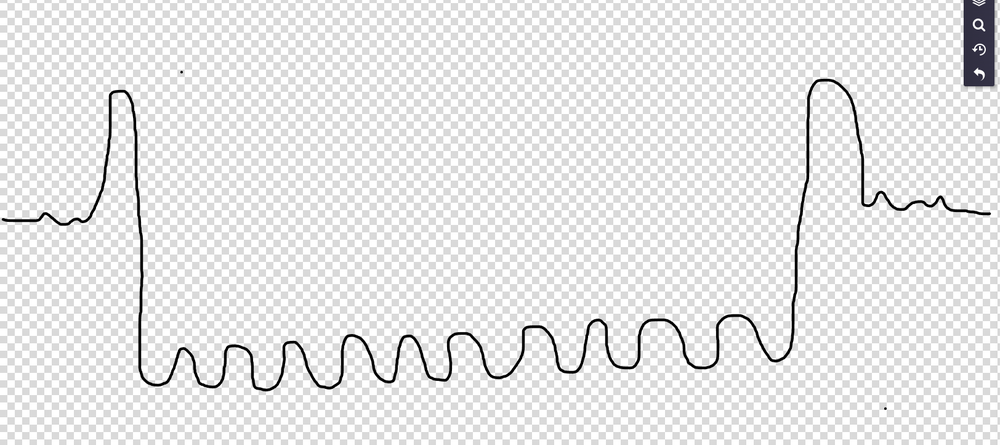
//> input picture machine_learning/opencv_training/nuclear/gamma_released_nutron_activated.png, 1000 x 445 px, shrunk from 1624 x 722 before the run
$ ./main_trial_11 nuclear/gamma_released_nutron_activated.png   (built with g++ and OpenCV 4)
//> lines starting //> are read from the running program, lines starting //| are printed output that depends on the picture; after the words box and inside, x2 and y2 are one past the last pixel; in counts of white or black regions, pixels touching at a corner belong together
#include <opencv2/opencv.hpp>
#include <opencv2/highgui.hpp>
#include <opencv2/imgproc.hpp>
#include <opencv2/highgui/highgui_c.h>
// #include <opencv2/imgcodecs.hpp>

#include <iostream>

// #include <onnxruntime_cxx_api.h>

/*
 * cmake -DCMAKE_BUILD_TYPE=DEBUG ..
 * g++ main.cpp -o output -std=c++11 `pkg-config --cflags --libs opencv4`
 * pkg-config --modversion opencv4
 * https://docs.opencv.org/4.x/index.html
 *
 * opencv version 4.10.0
 * https://www.youtube.com/watch?v=KecMlLUuiE4&list=PL1m2M8LQlzfKtkKq2lK5xko4X-8EZzFPI&index=2
 *
 *
 * OpenCV 4.10 documentation.
 * https://docs.opencv.org/4.x/db/d28/tutorial_cascade_classifier.html
 *
 * Nuclear Fuel Rods
 * https://www.google.com/search?sca_esv=bcfcdd4518f8cd40&q=nuclear+fuel+rod+diagram&udm=2&fbs=AEQNm0Aa4sjWe7Rqy32pFwRj0UkWd8nbOJfsBGGB5IQQO6L3J7pRxUp2pI1mXV9fBsfh39JqJxzRlphkmT2MeVSzs3MQCUNkeUaVjRp3Bu8J5s0UhhW9p8XBQ4OgSxaZFuzMRIHm1YH1fcYQUvvrISxlCv9Km7C6ufW8zILU3_5Nhj-Vo4qKzb5wi7QUQvpxDIQTbaNzipXoYS-g5hS9YBSIbVVrGMsj-g&sa=X&ved=2ahUKEwjR_-jHnL-KAxVZCTQIHRpMBKQQtKgLegQIGRAB&biw=1605&bih=770&dpr=1#vhid=gI6KOEJ1Xt8XHM&vssid=mosaic
 */

int main( int argc, char** argv )
{
   std::cout << "Number of arguments: " << argc << std::endl;

   if( argc != 2 )
   {
      std::cout <<  "Please enter image file .. " << std::endl ;
      return -1;
   }

   cv::Mat my_image = cv::imread(argv[1]);
//> my_image is the input picture: 445 rows x 1000 cols, CV_8UC3; mean B, G, R 231.1, 231, 231
   cv::namedWindow("Windows", 0);
   cv::imshow("Windows", my_image);
   cv::waitKey( 0 );

   {
      cv::Mat fuelrod_image = cv::imread( "./nuclear/gamma_released_nutron_activated.png");
      cv::Mat plenum_leftImage  = cv::imread("./nuclear/plenum_left.png");
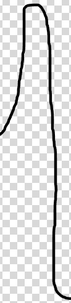
//> input picture machine_learning/opencv_training/nuclear/plenum_left.png, 71 x 303 px, shrunk from 115 x 492 before the run
//> plenum_leftImage is the input picture: 303 rows x 71 cols, CV_8UC3; min 0, max 255, mean 221.7

      cv::Mat result_leftMatrix;
      cv::matchTemplate( fuelrod_image,
                        plenum_leftImage,
                        result_leftMatrix,
                        cv::TM_CCOEFF_NORMED);
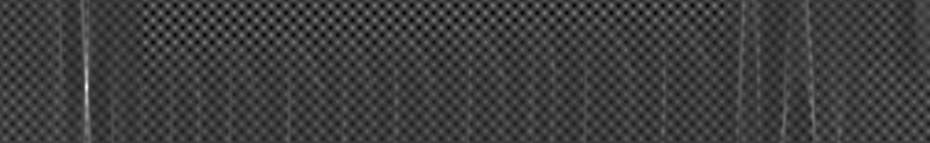
//> result_leftMatrix: 143 rows x 930 cols, CV_32FC1; min -0.32, max 0.985, mean -0.00333; drawn with min black and max white

      cv::imshow("Result", result_leftMatrix);
      cv::waitKey(0);

      // Get the best match position.
      double min_value = 0, max_value = 0;
      cv::Point min_location, max_location, match_location;
      minMaxLoc( result_leftMatrix,
               &min_value,
               &max_value,
               &min_location,
               &max_location);
//> min_value = -0.32; max_value = 0.985; min_location = Point(293, 5); max_location = Point(86, 86)
      double threshold = 0.8;

      if (max_value >= threshold)
      {
         std::cout << "Best Match position "
                  << max_location.x
                  << ","
                  << max_location.y
                  << std::endl;
//| Best Match position 86,86

         match_location = max_location;
//> match_location = Point(86, 86)
         cv::rectangle( fuelrod_image,
                        match_location,
                        cv::Point( match_location.x + plenum_leftImage.cols , match_location.y + plenum_leftImage.rows ),
                        cv::Scalar::all(0), 2, 8, 0 );
//> fuelrod_image: 445 rows x 1000 cols, CV_8UC3; 0.5% of pixels changed, all inside (x1, y1, x2, y2) = (85, 85, 159, 391)

         cv::imshow("Result", fuelrod_image);
         cv::waitKey(0);
      }
   }

   {
      cv::Mat fuelrod_image = cv::imread( "./nuclear/gamma_released_nutron_activated.png");
      cv::Mat plenum_rightImage = cv::imread("./nuclear/plenum_right.png");
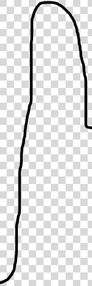
//> input picture machine_learning/opencv_training/nuclear/plenum_right.png, 92 x 286 px, shrunk from 150 x 465 before the run
//> plenum_rightImage is the input picture: 286 rows x 92 cols, CV_8UC3; min 0, max 255, mean 224.4

      cv::Mat result_rightMatrix;
      cv::matchTemplate( fuelrod_image,
                         plenum_rightImage,
                         result_rightMatrix,
                         cv::TM_CCOEFF_NORMED);
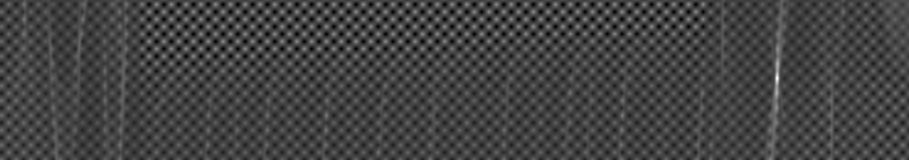
//> result_rightMatrix: 160 rows x 909 cols, CV_32FC1; min -0.346, max 0.958, mean -0.00294; drawn with min black and max white

      cv::imshow("Result", result_rightMatrix);
      cv::waitKey(0);

      // Get the best match position.
      double min_value = 0, max_value = 0;
      cv::Point min_location, max_location, match_location;
      minMaxLoc( result_rightMatrix,
                 &min_value,
                 &max_value,
                 &min_location,
                 &max_location);
//> min_value = -0.346; max_value = 0.958; min_location = Point(422, 41); max_location = Point(777, 78)
      double threshold = 0.8;

      if (max_value >= threshold)
      {
         std::cout << "Best Match position "
                   << max_location.x
                   << ","
                   << max_location.y
                   << std::endl;
//| Best Match position 777,78

         match_location = max_location;
//> match_location = Point(777, 78)
         cv::rectangle( fuelrod_image,
                        match_location,
                        cv::Point( match_location.x + plenum_rightImage.cols , match_location.y + plenum_rightImage.rows ),
                        cv::Scalar::all(0), 2, 8, 0 );
//> fuelrod_image: 445 rows x 1000 cols, CV_8UC3; 0.51% of pixels changed, all inside (x1, y1, x2, y2) = (776, 77, 871, 366)

         cv::imshow("Result", fuelrod_image);
         cv::waitKey(0);
      }
   }

   {
      cv::Mat fuelrod_image = cv::imread( "./nuclear/gamma_released_nutron_activated.png");
      cv::Mat activated_palletImage = cv::imread("./nuclear/activated_pallet.png");
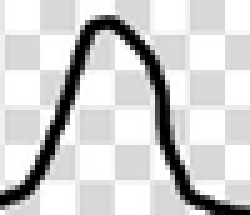
//> input picture machine_learning/opencv_training/nuclear/activated_pallet.png, 50 x 43 px, shrunk from 81 x 70 before the run (shown 5 times larger)
//> activated_palletImage is the input picture: 43 rows x 50 cols, CV_8UC3; min 0, max 255, mean 207.1

      cv::Mat result_palletMatrix;
      cv::matchTemplate( fuelrod_image,
                         activated_palletImage,
                         result_palletMatrix,
                         cv::TM_CCOEFF_NORMED);
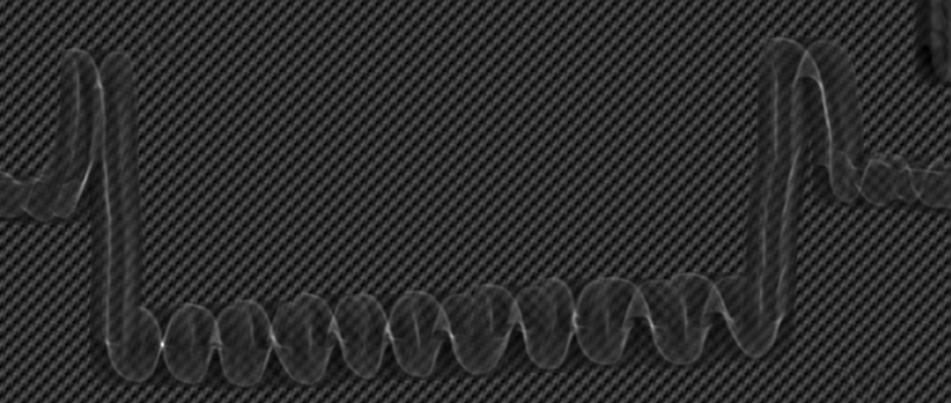
//> result_palletMatrix: 403 rows x 951 cols, CV_32FC1; min -0.214, max 0.996, mean -0.00061; drawn with min black and max white

      // cv::matchTemplate( fuelrod_image,
      //                    activated_palletImage,
      //                    result_palletMatrix,
      //                    cv::TM_SQDIFF_NORMED);

      cv::imshow("Result", result_palletMatrix);
      cv::waitKey(0);

      // Get the best match position.
      double min_value = 0, max_value = 0;
      cv::Point min_location, max_location, match_location;
      minMaxLoc( result_palletMatrix,
                 &min_value,
                 &max_value,
                 &min_location,
                 &max_location,
                 cv::Mat());
//> min_value = -0.214; max_value = 0.996; min_location = Point(924, 48); max_location = Point(162, 344)
      double threshold = 0.49;
      std::vector< cv::Point > multiple_matches;

      for (int i=0; i < result_palletMatrix.rows; i++)
         for (int j=0; j < result_palletMatrix.cols; j++)
         {
            if (result_palletMatrix.at< float >(i, j) > threshold)
            {
               multiple_matches.push_back(cv::Point(j,i));
            }
         }
//> after the loop, multiple_matches = 27 Points (x, y), first 12: [820, 84], [651, 324], [651, 325], [652, 325], [652, 326], [451, 335], [451, 336], [452, 336], [272, 337], [273, 337], [452, 337], [273, 338]

         // Sample rectangles (replace with your actual detections)
         // std::vector<cv::Rect> initialRects =
         // {
         //    cv::Rect(10, 10, 50, 50),
         //    cv::Rect(15, 12, 52, 48),
         //    cv::Rect(200, 200, 60, 60),
         //    cv::Rect(205, 195, 55, 65),
         //    cv::Rect(300, 300, 40, 40)
         // };

         // // Group rectangles
         // std::vector<cv::Rect> groupedRects = initialRects;
         // cv::groupRectangles( groupedRects, 1, 0.5);


      std::cout << "Number of Matches found: " << multiple_matches.size() << std::endl;
//| Number of Matches found: 27
      for( const auto& single_match : multiple_matches )
      {
         std::cout << single_match.x << " , " << single_match.y << std::endl;
         cv::Point match_location(single_match.x, single_match.y);
         cv::rectangle( fuelrod_image,
                        match_location,
                        cv::Point( match_location.x + activated_palletImage.cols , match_location.y + activated_palletImage.rows ),
                        cv::Scalar::all(0), 2, 8, 0 );
      }
//> this loop made 27 passes
//| 820 , 84
//| 651 , 324
//| 651 , 325
//| 652 , 325
//| 652 , 326
//| 451 , 335
//| 451 , 336
//| 452 , 336
//> (output is shown up to pass 8 of 27)
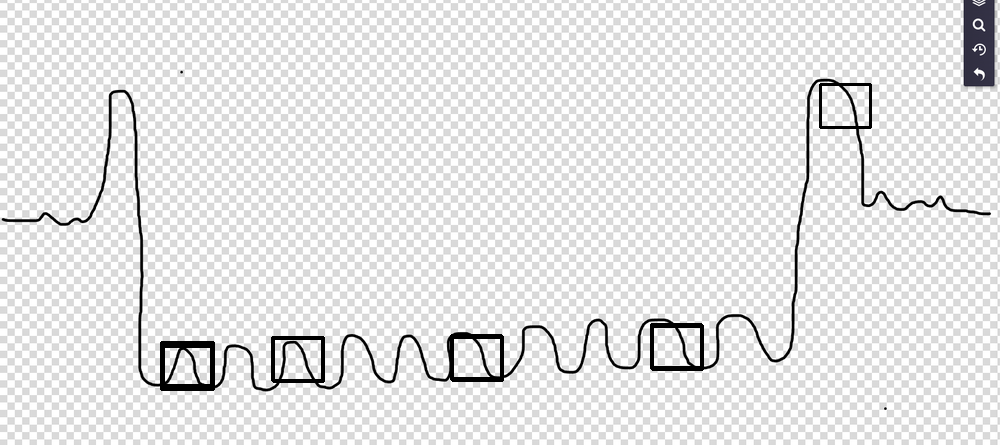
//> fuelrod_image: 445 rows x 1000 cols, CV_8UC3; 0.89% of pixels changed, all inside (x1, y1, x2, y2) = (160, 83, 872, 391)
      cv::imshow("Result", fuelrod_image);
      cv::waitKey(0);

   }


   return 0;
}
